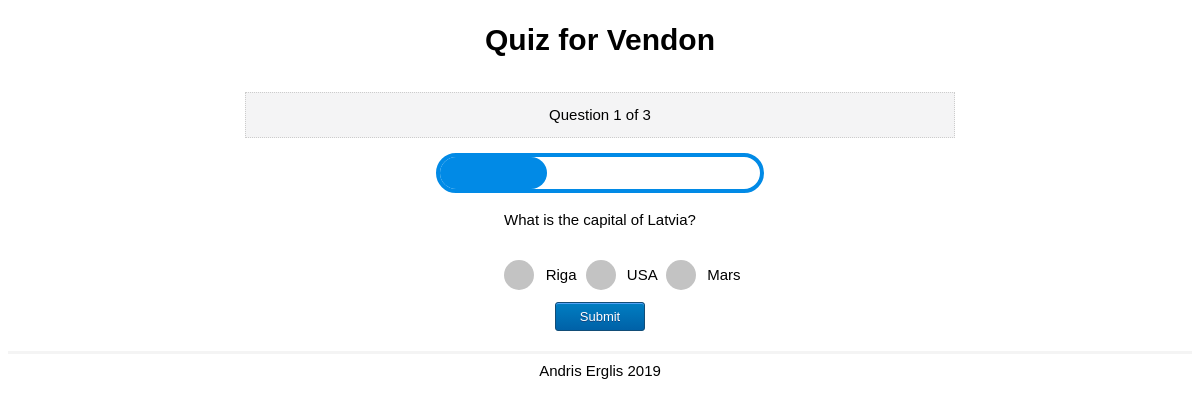
Page /quizz.php?n=1 on the committed database.
### tables this page shows
CREATE TABLE `questions` (
  `question_number` int(11) NOT NULL,
  `text` text NOT NULL
);

CREATE TABLE `choices` (
  `id` int(11) NOT NULL,
  `question_number` int(11) NOT NULL,
  `is_true` tinyint(1) NOT NULL DEFAULT 0,
  `text` text NOT NULL
);

### quizz.php (the view, shortened to what this page needs)
<?php include 'db.php'; ?>
<?php
	$number = (int)$_GET['n'];
	$query = "SELECT * FROM `questions` WHERE question_number = $number";
	$result = $mysqli->query($query) or die ($mysqli->error.__LINE__);
	$question = $result->fetch_assoc();
	$query = "SELECT * FROM `questions`";
	$results = $mysqli-> query($query) or die ($mysqli->error.__LINE__);
	$total = $results->num_rows;
	$query = "SELECT * FROM `choices` WHERE question_number = $number";
	$choices = $mysqli->query($query) or die ($mysqli->error.__LINE__);
?>
<!DOCTYPE html>
<html>
<head>
<link rel="stylesheet" type="text/css" href="css/style.css" />
</head>
<body>
	<header>
		<div class="container">
			<h1>Quiz for Vendon</h1>
		</div>
	</header>
	<main>
		<div class="container">
			<div class="current">
				Question <?php echo $question['question_number']; ?> of <?php echo $total; ?>
			</div>
			<div id="progressBar">
				<div id="progressBarfull"></div>
			</div>
			<p class="question">
				<?php echo $question['text']; ?>
			</p>
			<form method="post" action="process.php">
				<ul class="choices">
					<?php while ($row = $choices->fetch_assoc()): ?>
							<span class="radiocontainer">
							<input class="radiobtn" name="choice" type="radio" value="<?php echo $row['id']; ?>" required /> <?php echo $row['text']; ?>
							</span>
					<?php endwhile; ?>
				</ul>
				<input id="submit" type="submit" name="Submit" />
			</form>
		</div>
	</main>
	<footer>
		<div class="container">
			Andris Erglis 2019
		</div>
	</footer>
</body></html>

### css/style.css (style rules this page uses)
body { font-family: arial; font-size: 15px; line-height: 1.6em; }
.container { width:60%; margin: 0 auto; overflow: auto; }
header { text-align: center; }
footer { border-top:3px #f4f4f4 solid; text-align: center; padding-top:5px; }
main { padding-bottom: 20px; text-align: center; }
.current { margin: 20px 0 15px 0; background: #f4f4f5; border: 1px dotted #ccc; padding:10px; }
#progressBar { width: 20rem; height: 2rem; border: 0.3rem solid #018AE6; margin: 0 auto; border-radius: 50px; }
#progressBarfull { height: 2rem; background-color: #018AE6; width:0%; border-radius: 50px; }
input:required { background-color: #C3C3C3; }
#submit { -moz-box-shadow:inset 0px 1px 0px 0px #54a3f7; -webkit-box-shadow:inset 0px 1px 0px 0px #54a3f7; box-shadow:inset 0px 1px 0px 0px #54a3f7; background:-webkit-gradient(linear, left top, left bottom, color-stop(0.05, #007dc1), color-stop(1, #0061a7)); background:-moz-linear-gradient(top, #007dc1 5%, #0061a7 100%); background:-webkit-linear-gradient(top, #007dc1 5%, #0061a7 100%); background:-o-linear-gradient(top, #007dc1 5%, #0061a7 100%); background:-ms-linear-gradient(top, #007dc1 5%, #0061a7 100%); background:linear-gradient(to bottom, #007dc1 5%, #0061a7 100%); filter:progid:DXImageTransform.Microsoft.gradient(startColorstr='#007dc1', endColorstr='#0061a7',GradientType=0); background-color:#007dc1; -moz-border-radius:3px; -webkit-border-radius:3px; border-radius:3px; border:1px solid #124d77; display:inline-block; cursor:pointer; color:#ffffff; font-family:Arial; font-size:13px; padding:6px 24px; text-decoration:none; text-shadow:0px 1px 0px #154682; }
.radiobtn { display: inline-grid; -webkit-appearance: none; -moz-appearance: none; appearance: none; display: inline-block; position: relative; background-color: #f1f1f1; color: #666; top: 10px; height: 30px; width: 30px; border: 0; border-radius: 50px; cursor: pointer; margin-right: 7px; outline: none; }

### rows in the picture
questions: question_number "1", text "What is the capital of Latvia?"
choices: text "Riga"
choices: text "USA"
choices: text "Mars"

### other values in the picture
$total "3"
